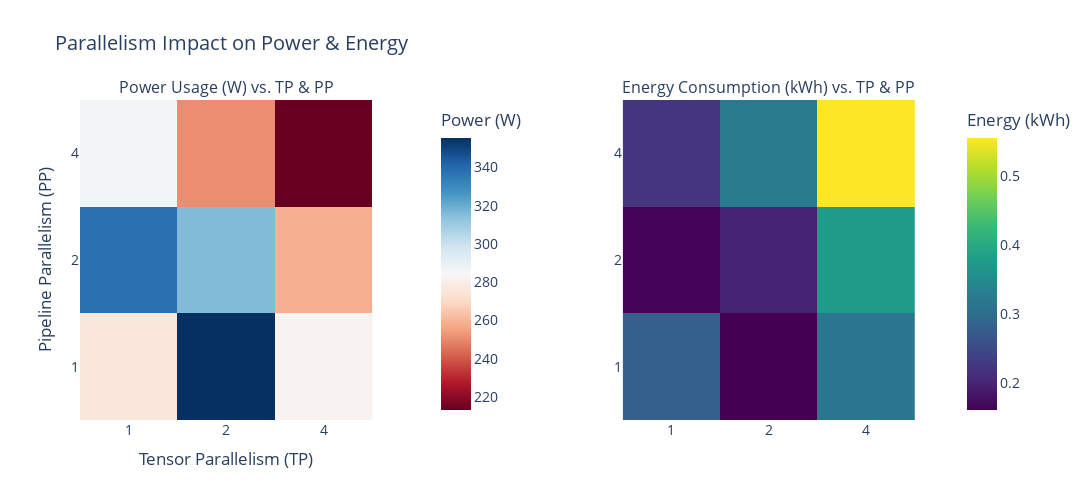

Notebook cell for this chart:
### Code cell
import pandas as pd
import plotly.graph_objects as go
from plotly.subplots import make_subplots

# Pivot data for heatmaps
power_pivot = df.pivot(index="PP", columns="TP", values="average_power_watts")
energy_pivot = df.pivot(index="PP", columns="TP", values="total_energy_kwh")

# Create formatted hover text for Power Usage
hover_text_power = [
    [f"<b>TP:</b> {tp}<br><b>PP:</b> {pp}<br><b>Power:</b> {power:.1f} W" 
     for tp, power in zip(power_pivot.columns, row)]
    for pp, row in zip(power_pivot.index, power_pivot.values)
]

# Create formatted hover text for Energy Consumption
hover_text_energy = [
    [f"<b>TP:</b> {tp}<br><b>PP:</b> {pp}<br><b>Energy:</b> {energy:.2f} kWh" 
     for tp, energy in zip(energy_pivot.columns, row)]
    for pp, row in zip(energy_pivot.index, energy_pivot.values)
]

# Create subplots with proper spacing
fig = make_subplots(
    rows=1, cols=2,
    horizontal_spacing=0.3,  # More spacing between subplots
    subplot_titles=["Power Usage (W) vs. TP & PP", "Energy Consumption (kWh) vs. TP & PP"],
    shared_xaxes=False,
    shared_yaxes=False
)

# Add Power Usage Heatmap
fig.add_trace(
    go.Heatmap(
        z=power_pivot.values,
        x=power_pivot.columns.astype(str),
        y=power_pivot.index.astype(str),
        colorscale="RdBu",  # ✅ Fixed: Replaced "coolwarm" with "RdBu"
        colorbar=dict(title="Power (W)", x=0.42),  # Position colorbar closer
        text=hover_text_power,
        hoverinfo="text"
    ),
    row=1, col=1
)

# Add Energy Consumption Heatmap
fig.add_trace(
    go.Heatmap(
        z=energy_pivot.values,
        x=energy_pivot.columns.astype(str),
        y=energy_pivot.index.astype(str),
        colorscale="Viridis",
        colorbar=dict(title="Energy (kWh)", x=1.05),  # Position colorbar properly
        text=hover_text_energy,
        hoverinfo="text"
    ),
    row=1, col=2
)

# Update layout for clarity
fig.update_layout(
    title_text="Parallelism Impact on Power & Energy",
    width=1100, height=500,  # Adjust for readability
    xaxis_title="Tensor Parallelism (TP)",
    yaxis_title="Pipeline Parallelism (PP)",
    font=dict(size=14)
)

# Show interactive plot
fig.show()

### Figure 1 — Plotly figure (JSON) as saved in the notebook; plotly's stock layout.template omitted (floating-point values rounded to 4 significant figures)
{"data": [{"colorbar": {"title": {"text": "Power (W)"}, "x": 0.42}, "colorscale": [[0, "rgb(103,0,31)"], [0.1, "rgb(178,24,43)"], [0.2, "rgb(214,96,77)"], [0.3, "rgb(244,165,130)"], [0.4, "rgb(253,219,199)"], [0.5, "rgb(247,247,247)"], [0.6, "rgb(209,229,240)"], [0.7, "rgb(146,197,222)"], [0.8, "rgb(67,147,195)"], [0.9, "rgb(33,102,172)"], [1, "rgb(5,48,97)"]], "hoverinfo": "text", "text": [["<b>TP:</b> 1<br><b>PP:</b> 1<br><b>Power:</b> 276.5 W", "<b>TP:</b> 2<br><b>PP:</b> 1<br><b>Power:</b> 355.3 W", "<b>TP:</b> 4<br><b>PP:</b> 1<br><b>Power:</b> 282.3 W"], ["<b>TP:</b> 1<br><b>PP:</b> 2<br><b>Power:</b> 337.8 W", "<b>TP:</b> 2<br><b>PP:</b> 2<br><b>Power:</b> 315.6 W", "<b>TP:</b> 4<br><b>PP:</b> 2<br><b>Power:</b> 258.9 W"], ["<b>TP:</b> 1<br><b>PP:</b> 4<br><b>Power:</b> 286.0 W", "<b>TP:</b> 2<br><b>PP:</b> 4<br><b>Power:</b> 251.0 W", "<b>TP:</b> 4<br><b>PP:</b> 4<br><b>Power:</b> 213.2 W"]], "type": "heatmap", "x": ["1", "2", "4"], "xaxis": "x", "y": ["1", "2", "4"], "yaxis": "y", "z": [[276.5, 355.3, 282.3], [337.8, 315.6, 258.9], [286.0, 251.0, 213.2]]}, {"colorbar": {"title": {"text": "Energy (kWh)"}, "x": 1.05}, "colorscale": [[0, "#440154"], [0.1111, "#482878"], [0.2222, "#3e4989"], [0.3333, "#31688e"], [0.4444, "#26828e"], [0.5556, "#1f9e89"], [0.6667, "#35b779"], [0.7778, "#6ece58"], [0.8889, "#b5de2b"], [1, "#fde725"]], "hoverinfo": "text", "text": [["<b>TP:</b> 1<br><b>PP:</b> 1<br><b>Energy:</b> 0.28 kWh", "<b>TP:</b> 2<br><b>PP:</b> 1<br><b>Energy:</b> 0.16 kWh", "<b>TP:</b> 4<br><b>PP:</b> 1<br><b>Energy:</b> 0.32 kWh"], ["<b>TP:</b> 1<br><b>PP:</b> 2<br><b>Energy:</b> 0.16 kWh", "<b>TP:</b> 2<br><b>PP:</b> 2<br><b>Energy:</b> 0.20 kWh", "<b>TP:</b> 4<br><b>PP:</b> 2<br><b>Energy:</b> 0.38 kWh"], ["<b>TP:</b> 1<br><b>PP:</b> 4<br><b>Energy:</b> 0.22 kWh", "<b>TP:</b> 2<br><b>PP:</b> 4<br><b>Energy:</b> 0.32 kWh", "<b>TP:</b> 4<br><b>PP:</b> 4<br><b>Energy:</b> 0.56 kWh"]], "type": "heatmap", "x": ["1", "2", "4"], "xaxis": "x2", "y": ["1", "2", "4"], "yaxis": "y2", "z": [[0.2798, 0.1615, 0.3169], [0.1646, 0.1992, 0.3752], [0.2227, 0.3227, 0.5557]]}], "layout": {"annotations": [{"font": {"size": 16}, "showarrow": false, "text": "Power Usage (W) vs. TP & PP", "x": 0.175, "xanchor": "center", "xref": "paper", "y": 1, "yanchor": "bottom", "yref": "paper"}, {"font": {"size": 16}, "showarrow": false, "text": "Energy Consumption (kWh) vs. TP & PP", "x": 0.825, "xanchor": "center", "xref": "paper", "y": 1, "yanchor": "bottom", "yref": "paper"}], "font": {"size": 14}, "height": 500, "title": {"text": "Parallelism Impact on Power & Energy"}, "width": 1100, "xaxis": {"anchor": "y", "domain": [0, 0.35], "title": {"text": "Tensor Parallelism (TP)"}}, "xaxis2": {"anchor": "y2", "domain": [0.65, 1.0]}, "yaxis": {"anchor": "x", "domain": [0, 1], "title": {"text": "Pipeline Parallelism (PP)"}}, "yaxis2": {"anchor": "x2", "domain": [0, 1]}}}
